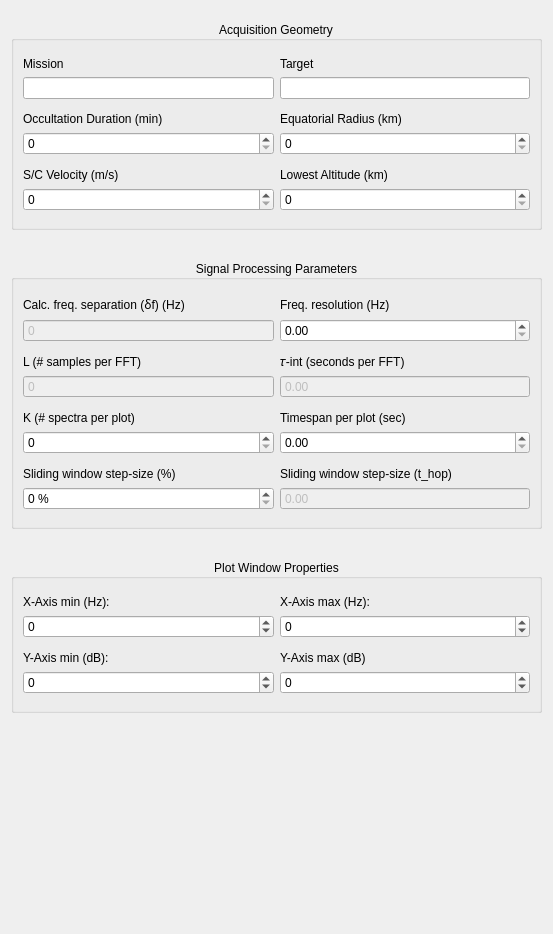
              <widget class="QWidget" name="scrollAreaWidgetContents">
               <property name="geometry">
                <rect>
                 <x>0</x>
                 <y>0</y>
                 <width>553</width>
                 <height>934</height>
                </rect>
               </property>
               <layout class="QVBoxLayout" name="verticalLayout_3">
                <item>
                 <layout class="QVBoxLayout" name="verticalLayout">
                  <property name="spacing">
                   <number>30</number>
                  </property>
                  <property name="topMargin">
                   <number>10</number>
                  </property>
                  <property name="bottomMargin">
                   <number>22</number>
                  </property>
                  <item>
                   <widget class="QGroupBox" name="group_aq_geometry">
                    <property name="title">
                     <string>Acquisition Geometry</string>
                    </property>
                    <property name="alignment">
                     <set>Qt::AlignCenter</set>
                    </property>
                    <layout class="QGridLayout" name="gridLayout_3">
                     <property name="topMargin">
                      <number>16</number>
                     </property>
                     <property name="bottomMargin">
                      <number>16</number>
                     </property>
                     <item row="1" column="0">
                      <widget class="QLabel" name="lbl_mission">
                       <property name="text">
                        <string>Mission</string>
                       </property>
                      </widget>
                     </item>
                     <item row="9" column="1">
                      <widget class="QLabel" name="lbl_lowest_alt">
                       <property name="text">
                        <string>Lowest Altitude (km)</string>
                       </property>
                      </widget>
                     </item>
                     <item row="7" column="1">
                      <widget class="QDoubleSpinBox" name="spin_eq_radius">
                       <property name="decimals">
                        <number>0</number>
                       </property>
                       <property name="maximum">
                        <double>100000.000000000000000</double>
                       </property>
                      </widget>
                     </item>
                     <item row="7" column="0">
                      <widget class="QDoubleSpinBox" name="spin_occ_duration">
                       <property name="decimals">
                        <number>0</number>
                       </property>
                       <property name="maximum">
                        <double>1000.000000000000000</double>
                       </property>
                      </widget>
                     </item>
                     <item row="9" column="0">
                      <widget class="QLabel" name="lbl_sc_veolcity">
                       <property name="text">
                        <string>S/C Velocity (m/s)</string>
                       </property>
                      </widget>
                     </item>
                     <item row="10" column="1">
                      <widget class="QDoubleSpinBox" name="spin_lowest_alt">
                       <property name="decimals">
                        <number>0</number>
                       </property>
                       <property name="maximum">
                        <double>10000.000000000000000</double>
                       </property>
                      </widget>
                     </item>
                     <item row="6" column="1">
                      <widget class="QLabel" name="lbl_eq_radius">
                       <property name="text">
                        <string>Equatorial Radius (km)</string>
                       </property>
                      </widget>
                     </item>
                     <item row="8" column="0">
                      <spacer name="verticalSpacer_8">
                       <property name="orientation">
                        <enum>Qt::Vertical</enum>
                       </property>
                       <property name="sizeType">
                        <enum>QSizePolicy::Fixed</enum>
                       </property>
                       <property name="sizeHint" stdset="0">
                        <size>
                         <width>20</width>
                         <height>7</height>
                        </size>
                       </property>
                      </spacer>
                     </item>
                     <item row="10" column="0">
                      <widget class="QDoubleSpinBox" name="spin_sc_velocity">
                       <property name="decimals">
                        <number>0</number>
                       </property>
                       <property name="maximum">
                        <double>10000.000000000000000</double>
                       </property>
                      </widget>
                     </item>
                     <item row="5" column="0">
                      <spacer name="verticalSpacer_7">
                       <property name="orientation">
                        <enum>Qt::Vertical</enum>
                       </property>
                       <property name="sizeType">
                        <enum>QSizePolicy::Fixed</enum>
                       </property>
                       <property name="sizeHint" stdset="0">
                        <size>
                         <width>20</width>
                         <height>7</height>
                        </size>
                       </property>
                      </spacer>
                     </item>
                     <item row="6" column="0">
                      <widget class="QLabel" name="lbl_occ_duration">
                       <property name="text">
                        <string>Occultation Duration (min)</string>
                       </property>
                      </widget>
                     </item>
                     <item row="2" column="0">
                      <widget class="QLineEdit" name="line_edit_mission">
                       <property name="readOnly">
                        <bool>true</bool>
                       </property>
                      </widget>
                     </item>
                     <item row="1" column="1">
                      <widget class="QLabel" name="lbl_target">
                       <property name="text">
                        <string>Target</string>
                       </property>
                      </widget>
                     </item>
                     <item row="2" column="1">
                      <widget class="QLineEdit" name="line_edit_target">
                       <property name="readOnly">
                        <bool>true</bool>
                       </property>
                      </widget>
                     </item>
                    </layout>
                   </widget>
                  </item>
                  <item>
                   <widget class="QGroupBox" name="group_radio_analysis">
                    <property name="title">
                     <string>Signal Processing Parameters</string>
                    </property>
                    <property name="alignment">
                     <set>Qt::AlignCenter</set>
                    </property>
                    <layout class="QGridLayout" name="gridLayout_4">
                     <property name="topMargin">
                      <number>16</number>
                     </property>
                     <property name="bottomMargin">
                      <number>16</number>
                     </property>
                     <item row="4" column="0">
                      <widget class="QDoubleSpinBox" name="spin_l_win">
                       <property name="enabled">
                        <bool>false</bool>
                       </property>
                       <property name="buttonSymbols">
                        <enum>QAbstractSpinBox::NoButtons</enum>
                       </property>
                       <property name="decimals">
                        <number>0</number>
                       </property>
                       <property name="maximum">
                        <double>1000000.000000000000000</double>
                       </property>
                      </widget>
                     </item>
                     <item row="4" column="1">
                      <widget class="QDoubleSpinBox" name="spin_t_int">
                       <property name="enabled">
                        <bool>false</bool>
                       </property>
                       <property name="buttonSymbols">
                        <enum>QAbstractSpinBox::NoButtons</enum>
                       </property>
                       <property name="decimals">
                        <number>2</number>
                       </property>
                       <property name="maximum">
                        <double>1000.000000000000000</double>
                       </property>
                      </widget>
                     </item>
                     <item row="7" column="1">
                      <widget class="QDoubleSpinBox" name="spin_timespan">
                       <property name="maximum">
                        <double>1000.000000000000000</double>
                       </property>
                      </widget>
                     </item>
                     <item row="7" column="0">
                      <widget class="QDoubleSpinBox" name="spin_k_spec">
                       <property name="enabled">
                        <bool>true</bool>
                       </property>
                       <property name="decimals">
                        <number>0</number>
                       </property>
                       <property name="maximum">
                        <double>1000.000000000000000</double>
                       </property>
                      </widget>
                     </item>
                     <item row="0" column="1">
                      <widget class="QLabel" name="lbl_freq_res">
                       <property name="text">
                        <string>Freq. resolution (Hz)</string>
                       </property>
                      </widget>
                     </item>
                     <item row="6" column="0">
                      <widget class="QLabel" name="lbl_k_spec">
                       <property name="text">
                        <string>K (# spectra per plot)</string>
                       </property>
                      </widget>
                     </item>
                     <item row="1" column="0">
                      <widget class="QDoubleSpinBox" name="spin_freq_separation">
                       <property name="enabled">
                        <bool>false</bool>
                       </property>
                       <property name="buttonSymbols">
                        <enum>QAbstractSpinBox::NoButtons</enum>
                       </property>
                       <property name="decimals">
                        <number>0</number>
                       </property>
                       <property name="maximum">
                        <double>1000.000000000000000</double>
                       </property>
                      </widget>
                     </item>
                     <item row="9" column="1">
                      <widget class="QLabel" name="lbl_t_hop">
                       <property name="text">
                        <string>Sliding window step-size (t_hop)</string>
                       </property>
                      </widget>
                     </item>
                     <item row="10" column="1">
                      <widget class="QDoubleSpinBox" name="spin_t_hop">
                       <property name="enabled">
                        <bool>false</bool>
                       </property>
                       <property name="buttonSymbols">
                        <enum>QAbstractSpinBox::NoButtons</enum>
                       </property>
                       <property name="maximum">
                        <double>1000.000000000000000</double>
                       </property>
                      </widget>
                     </item>
                     <item row="3" column="0">
                      <widget class="QLabel" name="lbl_l_win">
                       <property name="text">
                        <string>L (# samples per FFT)</string>
                       </property>
                      </widget>
                     </item>
                     <item row="3" column="1">
                      <widget class="QLabel" name="lbl_t_int">
                       <property name="text">
                        <string>𝜏-int (seconds per FFT)</string>
                       </property>
                      </widget>
                     </item>
                     <item row="1" column="1">
                      <widget class="QDoubleSpinBox" name="spin_freq_res">
                       <property name="enabled">
                        <bool>true</bool>
                       </property>
                       <property name="decimals">
                        <number>2</number>
                       </property>
                       <property name="maximum">
                        <double>1000.000000000000000</double>
                       </property>
                       <property name="singleStep">
                        <double>0.010000000000000</double>
                       </property>
                      </widget>
                     </item>
                     <item row="0" column="0">
                      <widget class="QLabel" name="lbl_freq_separation">
                       <property name="text">
                        <string>Calc. freq. separation (ẟf) (Hz)</string>
                       </property>
                      </widget>
                     </item>
                     <item row="6" column="1">
                      <widget class="QLabel" name="lbl_timespan">
                       <property name="text">
                        <string>Timespan per plot (sec)</string>
                       </property>
                      </widget>
                     </item>
                     <item row="9" column="0">
                      <widget class="QLabel" name="lbl_moving_overlap">
                       <property name="text">
                        <string>Sliding window step-size (%)</string>
                       </property>
                      </widget>
                     </item>
                     <item row="10" column="0">
                      <widget class="QDoubleSpinBox" name="spin_moving_overlap">
                       <property name="enabled">
                        <bool>true</bool>
                       </property>
                       <property name="suffix">
                        <string> %</string>
                       </property>
                       <property name="decimals">
                        <number>0</number>
                       </property>
                      </widget>
                     </item>
                     <item row="2" column="0">
                      <spacer name="verticalSpacer_9">
                       <property name="orientation">
                        <enum>Qt::Vertical</enum>
                       </property>
                       <property name="sizeType">
                        <enum>QSizePolicy::Fixed</enum>
                       </property>
                       <property name="sizeHint" stdset="0">
                        <size>
                         <width>20</width>
                         <height>7</height>
                        </size>
                       </property>
                      </spacer>
                     </item>
                     <item row="5" column="0">
                      <spacer name="verticalSpacer_10">
                       <property name="orientation">
                        <enum>Qt::Vertical</enum>
                       </property>
                       <property name="sizeType">
                        <enum>QSizePolicy::Fixed</enum>
                       </property>
                       <property name="sizeHint" stdset="0">
                        <size>
                         <width>20</width>
                         <height>7</height>
                        </size>
                       </property>
                      </spacer>
                     </item>
                     <item row="8" column="0">
                      <spacer name="verticalSpacer_11">
                       <property name="orientation">
                        <enum>Qt::Vertical</enum>
                       </property>
                       <property name="sizeType">
                        <enum>QSizePolicy::Fixed</enum>
                       </property>
                       <property name="sizeHint" stdset="0">
                        <size>
                         <width>20</width>
                         <height>7</height>
                        </size>
                       </property>
                      </spacer>
                     </item>
                    </layout>
                   </widget>
                  </item>
                  <item>
                   <widget class="QGroupBox" name="group_wind_props">
                    <property name="title">
                     <string>Plot Window Properties</string>
                    </property>
                    <property name="alignment">
                     <set>Qt::AlignCenter</set>
                    </property>
                    <layout class="QGridLayout" name="gridLayout_5">
                     <property name="topMargin">
                      <number>16</number>
                     </property>
                     <property name="bottomMargin">
                      <number>16</number>
                     </property>
                     <item row="0" column="1">
                      <widget class="QLabel" name="lbl_xmax">
                       <property name="text">
                        <string>X-Axis max (Hz):</string>
                       </property>
                      </widget>
                     </item>
                     <item row="4" column="1">
                      <widget class="QDoubleSpinBox" name="spin_ymax">
                       <property name="decimals">
                        <number>0</number>
                       </property>
                       <property name="minimum">
                        <double>-1000.000000000000000</double>
                       </property>
                       <property name="maximum">
                        <double>1000.000000000000000</double>
                       </property>
                      </widget>
                     </item>
                     <item row="3" column="1">
                      <widget class="QLabel" name="lbl_ymax">
                       <property name="text">
                        <string>Y-Axis max (dB)</string>
                       </property>
                      </widget>
                     </item>
                     <item row="4" column="0">
                      <widget class="QDoubleSpinBox" name="spin_ymin">
                       <property name="decimals">
                        <number>0</number>
                       </property>
                       <property name="minimum">
                        <double>-1000.000000000000000</double>
                       </property>
                       <property name="maximum">
                        <double>1000.000000000000000</double>
                       </property>
                      </widget>
                     </item>
                     <item row="0" column="0">
                      <widget class="QLabel" name="lbl_xmin">
                       <property name="text">
                        <string>X-Axis min (Hz):</string>
                       </property>
                      </widget>
                     </item>
                     <item row="1" column="1">
                      <widget class="QDoubleSpinBox" name="spin_xmax">
                       <property name="decimals">
                        <number>0</number>
                       </property>
                       <property name="minimum">
                        <double>-10000.000000000000000</double>
                       </property>
                       <property name="maximum">
                        <double>10000.000000000000000</double>
                       </property>
                      </widget>
                     </item>
                     <item row="3" column="0">
                      <widget class="QLabel" name="lbl_ymin">
                       <property name="text">
                        <string>Y-Axis min (dB):</string>
                       </property>
                      </widget>
                     </item>
                     <item row="1" column="0">
                      <widget class="QDoubleSpinBox" name="spin_xmin">
                       <property name="decimals">
                        <number>0</number>
                       </property>
                       <property name="minimum">
                        <double>-10000.000000000000000</double>
                       </property>
                       <property name="maximum">
                        <double>10000.000000000000000</double>
                       </property>
                      </widget>
                     </item>
                     <item row="2" column="0">
                      <spacer name="verticalSpacer_12">
                       <property name="orientation">
                        <enum>Qt::Vertical</enum>
                       </property>
                       <property name="sizeType">
                        <enum>QSizePolicy::Fixed</enum>
                       </property>
                       <property name="sizeHint" stdset="0">
                        <size>
                         <width>20</width>
                         <height>7</height>
                        </size>
                       </property>
                      </spacer>
                     </item>
                    </layout>
                   </widget>
                  </item>
                  <item>
                   <spacer name="verticalSpacer_4">
                    <property name="orientation">
                     <enum>Qt::Vertical</enum>
                    </property>
                    <property name="sizeHint" stdset="0">
                     <size>
                      <width>20</width>
                      <height>10</height>
                     </size>
                    </property>
                   </spacer>
                  </item>
                 </layout>
                </item>
               </layout>
              </widget>
